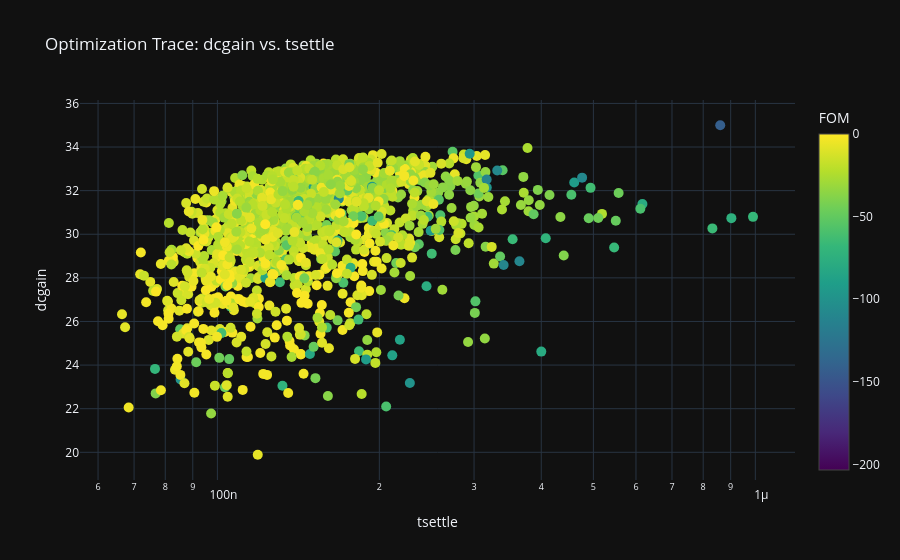

Notebook cell for this chart:
### Code cell
viz.plot_optimization_trace(metric_x="tsettle", metric_y="dcgain", show=True, log_x=True, log_y=False)

### Figure 1 — Plotly figure (JSON) as saved in the notebook; plotly's stock layout.template omitted (floating-point values rounded to 4 significant figures; data arrays with more than 128 entries replaced by an {"elided": "..."} marker saying what was removed)
{"data": [{"marker": {"color": {"elided": "2000 float values"}, "colorbar": {"title": {"text": "FOM"}}, "colorscale": [[0, "#440154"], [0.1111, "#482878"], [0.2222, "#3e4989"], [0.3333, "#31688e"], [0.4444, "#26828e"], [0.5556, "#1f9e89"], [0.6667, "#35b779"], [0.7778, "#6ece58"], [0.8889, "#b5de2b"], [1, "#fde725"]], "showscale": true, "size": 10}, "mode": "markers", "name": "Optimization Trace", "type": "scatter", "x": {"elided": "2000 float values"}, "y": {"elided": "2000 float values"}}], "layout": {"showlegend": false, "title": {"text": "Optimization Trace: dcgain vs. tsettle"}, "xaxis": {"title": {"text": "tsettle"}, "type": "log"}, "yaxis": {"title": {"text": "dcgain"}, "type": "linear"}}}
